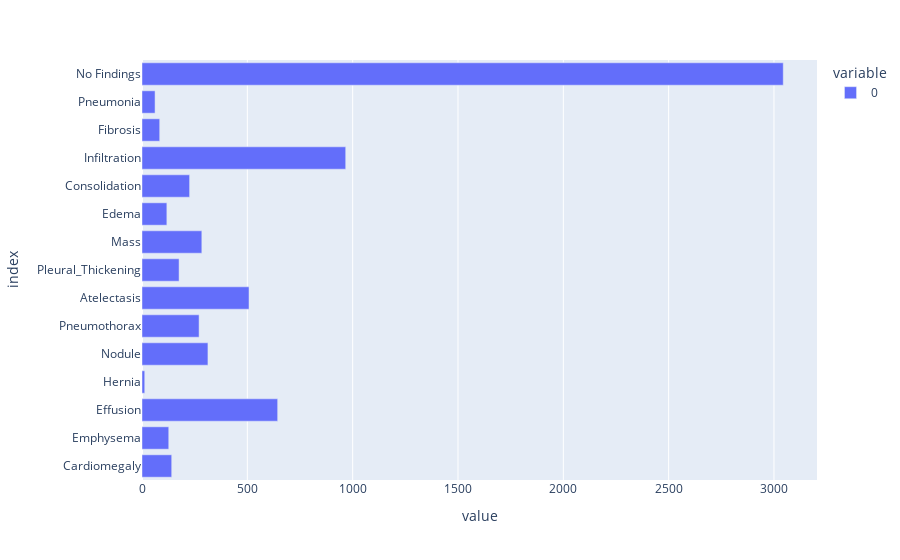

This figure's notebook cell:
### Code cell
data = data.drop(list(data.iloc[:,1:11].columns.values),axis = 1)
data.iloc[:,1:].sum().plot.barh()

### Figure 1 — Plotly figure (JSON) as saved in the notebook; plotly's stock layout.template omitted (floating-point values rounded to 4 significant figures)
{"data": [{"alignmentgroup": "True", "hovertemplate": "variable=0<br>value=%{x}<br>index=%{y}<extra></extra>", "legendgroup": "0", "marker": {"color": "#636efa", "pattern": {"shape": ""}}, "name": "0", "offsetgroup": "0", "orientation": "h", "showlegend": true, "textposition": "auto", "type": "bar", "x": [141, 127, 644, 13, 313, 271, 508, 176, 284, 118, 226, 967, 84, 62, 3044], "xaxis": "x", "y": ["Cardiomegaly", "Emphysema", "Effusion", "Hernia", "Nodule", "Pneumothorax", "Atelectasis", "Pleural_Thickening", "Mass", "Edema", "Consolidation", "Infiltration", "Fibrosis", "Pneumonia", "No Findings"], "yaxis": "y"}], "layout": {"barmode": "relative", "legend": {"title": {"text": "variable"}, "tracegroupgap": 0}, "margin": {"t": 60}, "xaxis": {"anchor": "y", "domain": [0, 1], "title": {"text": "value"}}, "yaxis": {"anchor": "x", "domain": [0, 1], "title": {"text": "index"}}}}
